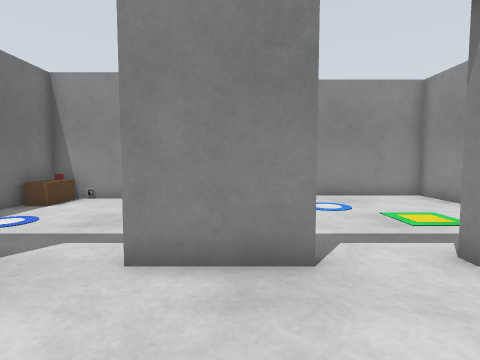
view 1 (above)

12 first-person views from a walk through a robot-simulator world made for Gazebo. The camera is 0.78 m above the floor, tilts 4° down and sees 80° across. The floor is counted in squares, 0.5 m on a side. Each view is taken from the middle of a square. On the plan, view 1 faces up. The plan holds only what a view shows up to about 14 squares ahead; the rest is blank. The place goes on beyond the plan.

view 2
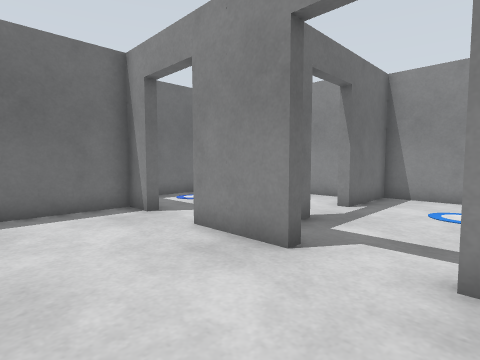

view 3
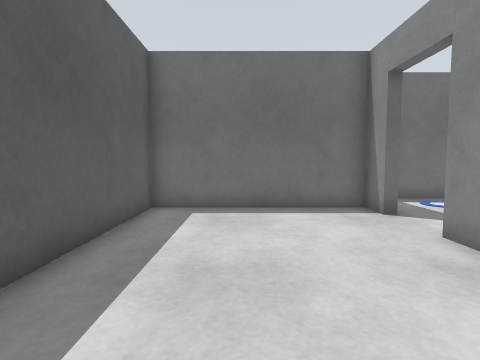

view 4
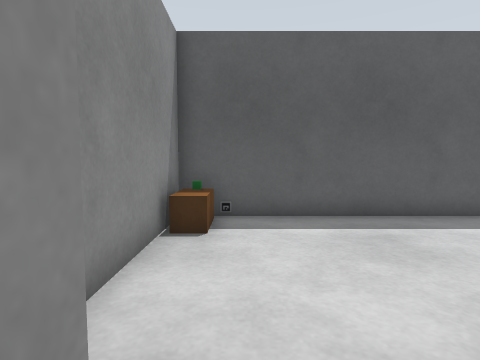

view 5
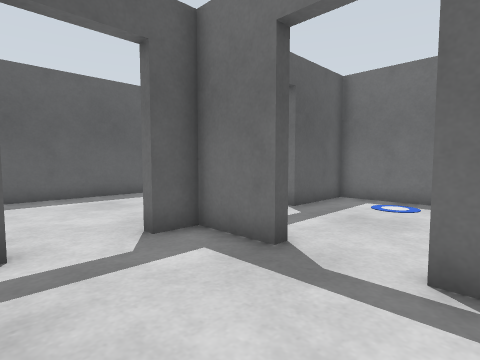

view 6
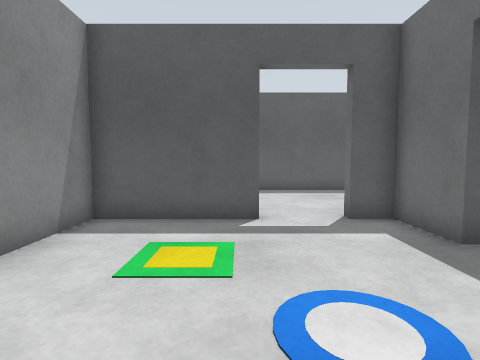

view 7
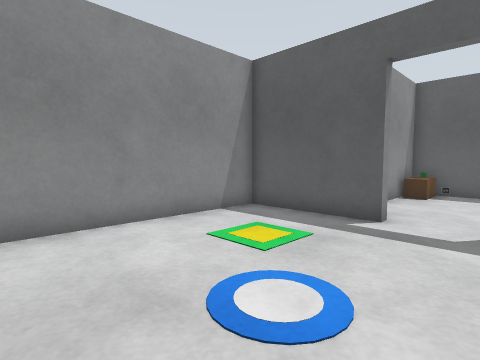

view 8
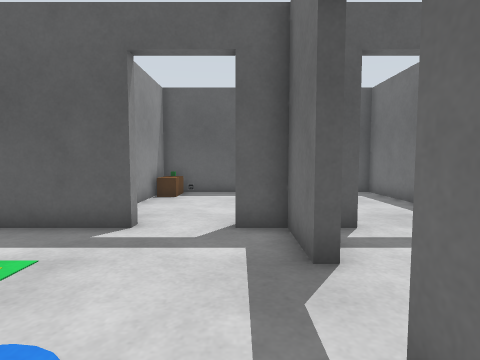

view 9
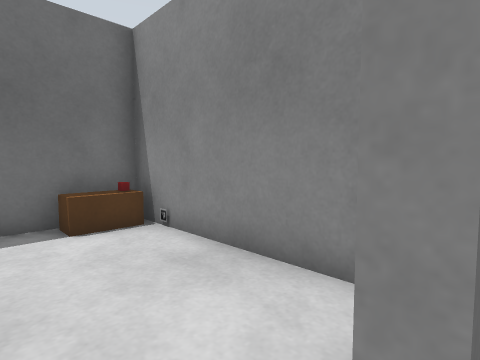

view 10
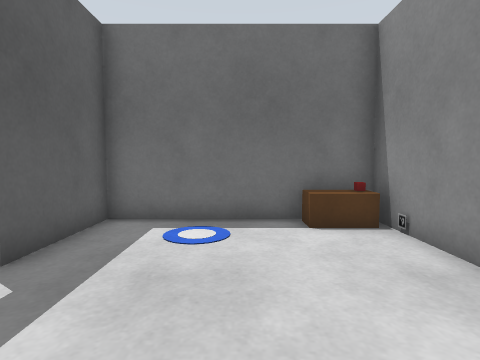

view 11
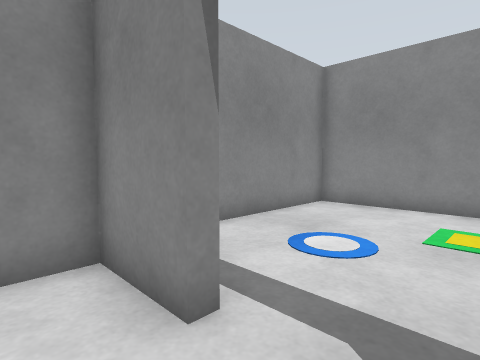

view 12
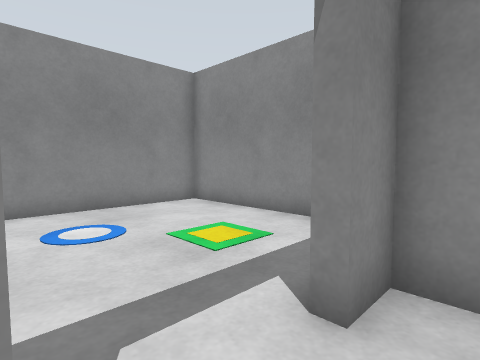

### Floor plan
Ten units are one square. View 1 is at (0, 0); x grows to the right and y downward. Boxes are objects, and circles mark ways between rooms. Rooms are numbered by the first view taken in them; rooms with no view inside come last. Other rooms are left out.
<svg viewBox="-80 -130 164 170">
<path fill="none" stroke="#000" d="M11 -41 -18 -41M-41 -45 -41 -41 -53 -41 -53 29 47 29 47 -41 35 -41M35 -41 35 -45 79 -45 79 -125 -1 -125 -1 -92 -5 -92M-6 -68 -1 -68 -1 -45 11 -45 11 -41M-5 -92 -5 -115 -75 -115 -75 -45 -41 -45M-18 -45 -12 -45"/>
<rect x="25" y="25" width="10" height="10" fill="#bbb"><title>other object</title></rect>
<rect x="35" y="15" width="10" height="10" fill="#bbb"><title>other object</title></rect>
<rect x="35" y="5" width="10" height="10" fill="#bbb"><title>brown box</title></rect>
<rect x="-75" y="-105" width="10" height="10" fill="#bbb"><title>brown box</title></rect>
<rect x="-75" y="-115" width="10" height="10" fill="#bbb"><title>other object</title></rect>
<rect x="-65" y="-115" width="10" height="10" fill="#bbb"><title>other object</title></rect>
<circle cx="25" cy="-40" r="3" fill="#2a7"/>
<circle cx="-30" cy="-40" r="3" fill="#2a7"/>
<circle cx="0" cy="-80" r="3" fill="#2a7"/>
<text x="-10" y="-10">1</text>
<text x="40" y="-80">2</text>
<text x="-40" y="-80">3</text>
</svg>
Room 1 opens to room 2. Room 1 opens to room 3. Room 2 opens to room 3.

Where each view was taken, in squares from view 1:
view 1: 0 up, 0 right, facing up
view 2: 0 up, 4 right, facing up-left
view 3: 0 up, 4 right, facing left
view 4: 5 up, 3 right, facing down
view 5: 10 up, 4 right, facing down-left
view 6: 12 up, 4 right, facing down
view 7: 12 up, 1 right, facing down-right
view 8: 11 up, 1 right, facing down
view 9: 8 up, 0 right, facing up-left
view 10: 8 up, 0 right, facing left
view 11: 7 up, 2 left, facing up-right
view 12: 3 up, 1 right, facing up-right
